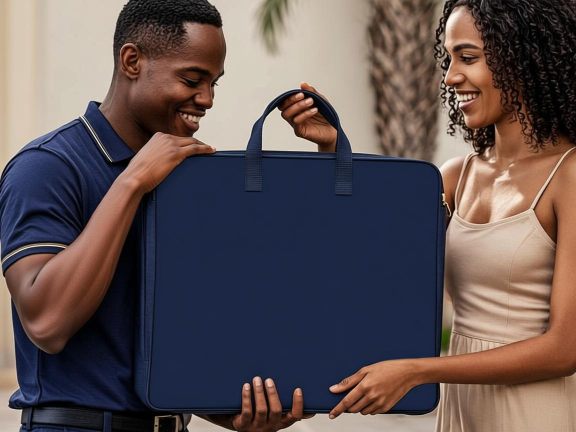
#> input picture work/image-rev5/carrier-v4-fix1.png, 1152 x 864 px, found by its file name (shown at 1/2 size)
$ python measure_carrier_panel.py
#> lines starting #> are read from the running program, lines starting #| are printed output that depends on the picture; after the words box and inside, x2 and y2 are one past the last pixel; in counts of white or black regions, pixels touching at a corner belong together
#!/usr/bin/env python3
"""Measure the garment carrier's front panel geometry in carrier-v4-fix1.png
(1152x864). The bag hangs vertically center-frame; rider's navy polo is at
left, woman's arm at right. Output: edge fits + debug overlay."""
from PIL import Image, ImageDraw
import numpy as np
import math

DIR = '/home/z/my-project/work/image-rev5'
img = Image.open(f'{DIR}/carrier-v4-fix1.png').convert('RGB')
#> img is the input picture: PIL image 1152x864 RGB; mean R, G, B 96.5, 83.4, 83.9
a = np.asarray(img).astype(np.float32)
H, W = a.shape[:2]
#> H = 864; W = 1152
print('image', W, 'x', H)
#| image 1152 x 864

r, g, b = a[..., 0], a[..., 1], a[..., 2]
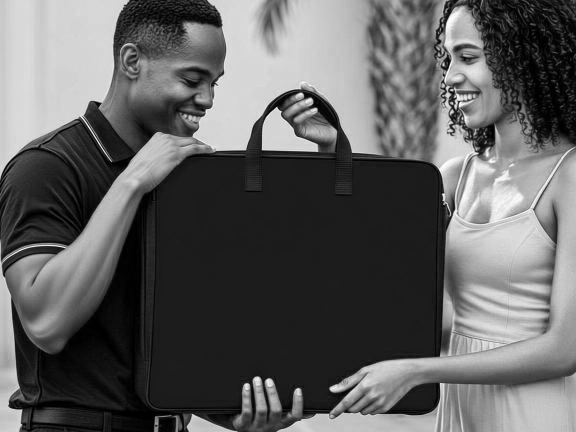
#> r: shape (864, 1152) float32 (shown at 1/2 size); min 0, max 255, mean 96.5
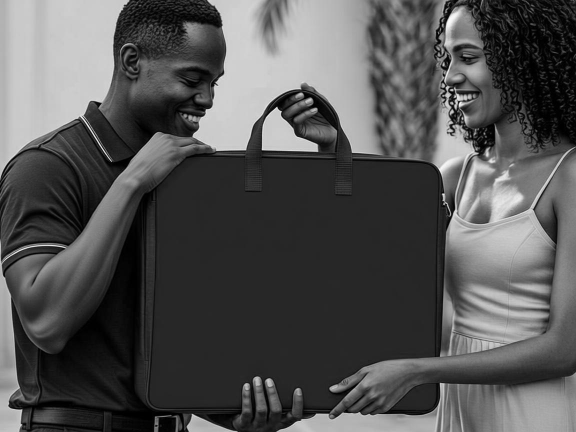
#> g: shape (864, 1152) float32 (shown at 1/2 size); min 0, max 255, mean 83.4
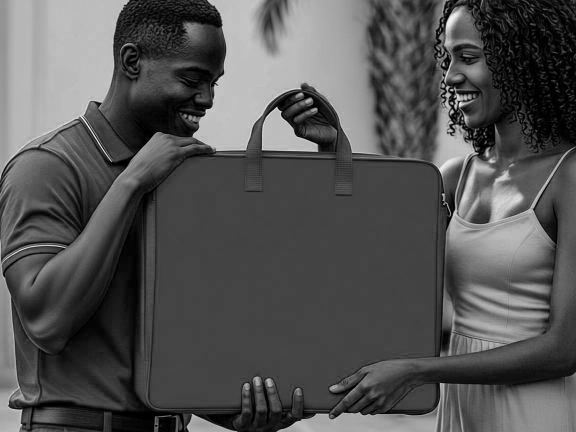
#> b: shape (864, 1152) float32 (shown at 1/2 size); min 0, max 255, mean 83.9
# navy fabric: blue-dominant dark pixels
mask = (b > r + 6) & (b > 20) & (r < 130) & (b < 170) & (g < 120)
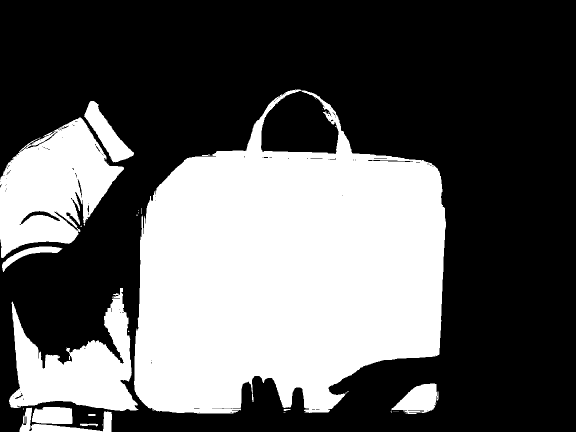
#> mask: shape (864, 1152) bool (shown at 1/2 size); 37.1% white; 38 white regions (26 under 20 px), largest, box (x1, y1, x2, y2) and area: (268, 179, 892, 827) 284044, (0, 235, 248, 516) 40029, (18, 576, 277, 822) 30658

# zone: center of frame where the bag lives (exclude rider polo left, bg right)
zone = np.zeros_like(mask)
zone[330:860, 260:820] = True
mz = mask & zone
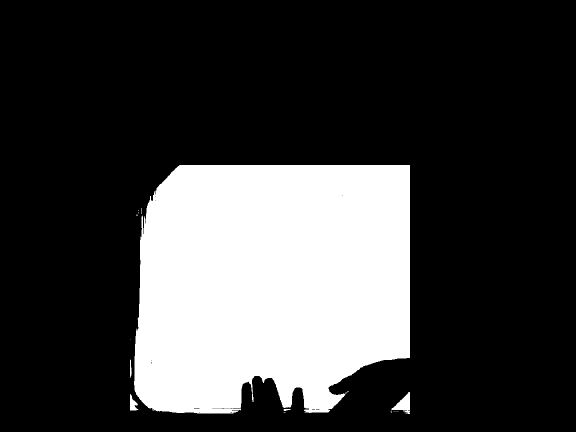
#> mz: shape (864, 1152) bool (shown at 1/2 size); 24.7% white; 20 white regions (15 under 20 px), largest, box (x1, y1, x2, y2) and area: (268, 330, 820, 827) 244490, (783, 784, 820, 828) 782, (260, 788, 277, 821) 306, (260, 719, 264, 756) 87, (567, 818, 581, 822) 39

col_sums = mz.sum(axis=0)
#> col_sums = 1152 values, max 497 at index 400, min 0 at index 0, mean 213.3
xs = np.where(col_sums > 30)[0]
#> xs = 554 values from 260 to 819
print('strong navy columns:', xs.min() if len(xs) else None, '..', xs.max() if len(xs) else None)
#| strong navy columns: 260 .. 819

# per-row extents within a tighter x-window to avoid sleeves
rows = []
for y in range(340, H - 2):
    seg = mz[y, 280:800]
    xs_r = np.where(seg)[0]
    if len(xs_r) > 150:
        rows.append((y, 280 + xs_r.min(), 280 + xs_r.max()))
#> after the loop, rows = 485 items, first 6: (340, 348, 799), (341, 347, 799), (342, 346, 799), (343, 344, 799), (344, 343, 799), (345, 342, 799)

if rows:
    ys = np.array([q[0] for q in rows])
#> ys = 485 values from 340 to 824
    lefts = np.array([q[1] for q in rows])
#> lefts = 485 values, max 348 at index 0, min 280 at index 140, mean 287
    rights = np.array([q[2] for q in rows])
#> rights = 485 values, max 799 at index 0, min 656 at index 435, mean 780.7
    ml, cl = np.polyfit(ys, lefts, 1)
#> ml = -0.0536; cl = 318.2
    mr, cr = np.polyfit(ys, rights, 1)
#> mr = -0.173; cr = 881.6
    print(f'rows analyzed: {len(rows)}, y {ys.min()}..{ys.max()}')
#| rows analyzed: 485, y 340..824
    print(f'left  edge: x = {ml:.3f}*y + {cl:.1f} (lean {math.degrees(math.atan(ml)):.2f} deg)')
#| left  edge: x = -0.054*y + 318.2 (lean -3.07 deg)
    print(f'right edge: x = {mr:.3f}*y + {cr:.1f} (lean {math.degrees(math.atan(mr)):.2f} deg)')
#| right edge: x = -0.173*y + 881.6 (lean -9.83 deg)
    for yy in (400, 500, 600, 700, 800, 860):
        print(f'  y={yy}: panel x {int(ml*yy+cl)} .. {int(mr*yy+cr)}  width {int(mr*yy+cr)-int(ml*yy+cl)}')
#> this loop made 6 passes
#|   y=400: panel x 296 .. 812  width 516
#|   y=500: panel x 291 .. 794  width 503
#|   y=600: panel x 286 .. 777  width 491
#|   y=700: panel x 280 .. 760  width 480
#|   y=800: panel x 275 .. 742  width 467
#|   y=860: panel x 272 .. 732  width 460
else:
    print('no rows found — adjust zone')

# debug overlay
dbg = img.copy()
d = ImageDraw.Draw(dbg)
if rows:
    for yy in range(340, H, 20):
        xl, xr = int(ml*yy+cl), int(mr*yy+cr)
        d.line([(xl, yy), (xl+6, yy)], fill=(255, 0, 0), width=2)
        d.line([(xr-6, yy), (xr, yy)], fill=(255, 0, 0), width=2)
#> this loop made 27 passes
#> (xl, xr) on passes 1 to 12: (299, 822), (298, 819), (297, 815), (296, 812), (295, 808), (294, 805), (293, 801), (292, 798), (291, 794), (290, 791), (289, 788), (288, 784)
dbg.save(f'{DIR}/panel-debug.png')
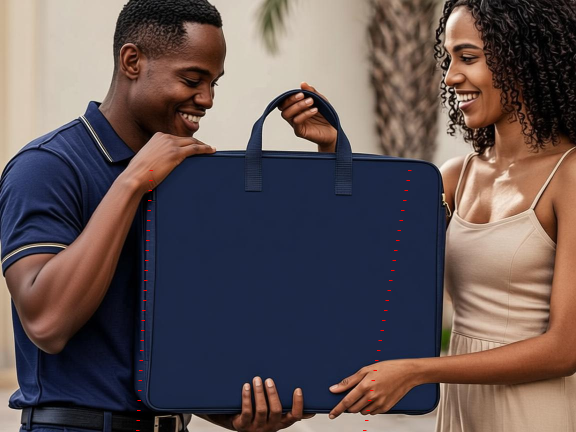
#> saved as panel-debug.png: PIL image 1152x864 RGB (shown at 1/2 size); mean R, G, B 96.6, 83.4, 83.9
print('saved panel-debug.png')

$ run again, with work/image-rev5/crop-rider.png copied over work/image-rev5/carrier-v4-fix1.png
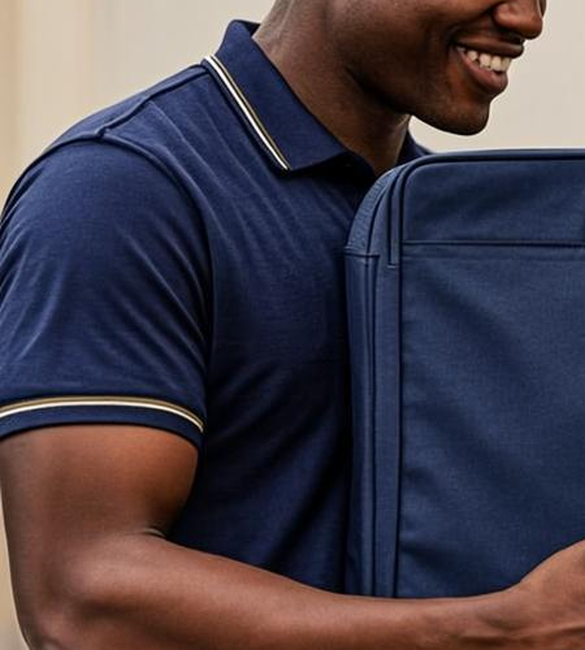
#> input picture work/image-rev5/crop-rider.png, 585 x 650 px, found by its file name
#> img is the input picture: PIL image 585x650 RGB; mean R, G, B 70.7, 63, 73.5
#| image 585 x 650
#> `mask = (b > r + 6) & (b > 20) & (r < 130) & (b < 170) & (g < 120)`:
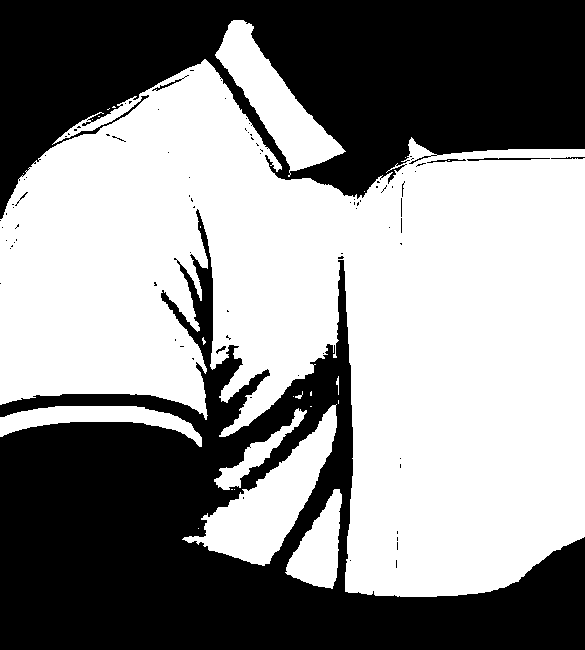
#> mask: shape (650, 585) bool; 55.3% white; 89 black regions (81 under 20 px), largest, box (x1, y1, x2, y2) and area: (0, 209, 585, 650) 93242, (0, 0, 585, 219) 76125, (467, 158, 550, 161) 140
#> mz: shape (650, 585) bool; 19% white; 11 white regions (4 under 20 px), largest, box (x1, y1, x2, y2) and area: (345, 330, 585, 597) 59452, (260, 404, 337, 566) 5212, (260, 330, 339, 415) 3771
#> col_sums = 585 values, max 267 at index 398, min 0 at index 0, mean 123.5
#> xs = 319 values from 260 to 584
#| strong navy columns: 260 .. 584
#> after the loop `for y in range(340, H - 2):`: rows = 250 items, first 6: (340, 280, 584), (341, 280, 584), (342, 280, 584), (343, 280, 584), (344, 280, 584), (345, 280, 584)
#> ys = 250 values from 340 to 589
#> lefts = 250 values, max 351 at index 59, min 280 at index 0, mean 286.8
#> rights = 250 values, max 584 at index 0, min 497 at index 249, mean 574.5
#> ml = 0.0242; cl = 275.5
#> mr = -0.194; cr = 664.8
#| rows analyzed: 250, y 340..589
#| left  edge: x = 0.024*y + 275.5 (lean 1.38 deg)
#| right edge: x = -0.194*y + 664.8 (lean -11.00 deg)
#> the loop `for yy in (400, 500, 600, 700, 800, 860):` made 6 passes
#|   y=400: panel x 285 .. 586  width 301
#|   y=500: panel x 287 .. 567  width 280
#|   y=600: panel x 290 .. 548  width 258
#|   y=700: panel x 292 .. 528  width 236
#|   y=800: panel x 294 .. 509  width 215
#> (further printed lines are left out)
#> the loop `for yy in range(340, H, 20):` made 16 passes
#> (xl, xr) on passes 1 to 8: (283, 598), (284, 594), (284, 590), (285, 586), (285, 583), (286, 579), (286, 575), (287, 571)
#> `dbg.save(f'{DIR}/panel-debug.png')`:
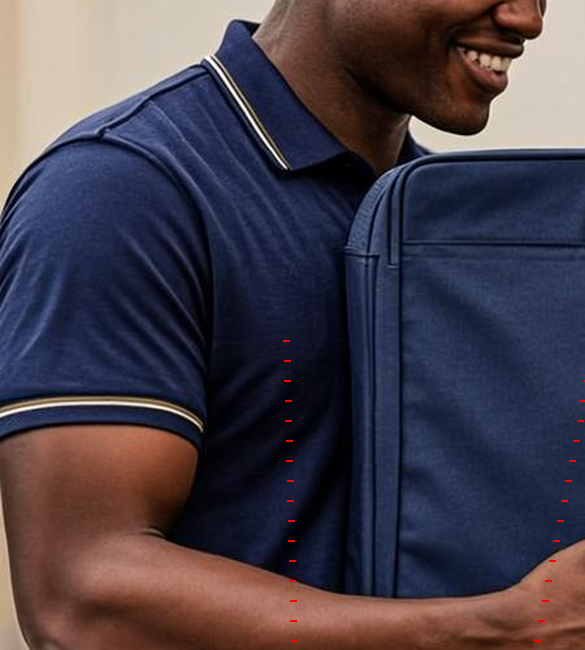
#> saved as panel-debug.png: PIL image 585x650 RGB; mean R, G, B 70.9, 63, 73.4
